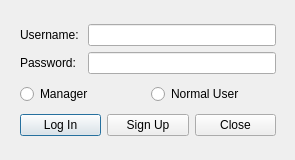
<?xml version="1.0" encoding="UTF-8"?>
<ui version="4.0">
 <class>login</class>
 <widget class="QDialog" name="login">
  <property name="geometry">
   <rect>
    <x>0</x>
    <y>0</y>
    <width>295</width>
    <height>160</height>
   </rect>
  </property>
  <property name="windowTitle">
   <string>Dialog</string>
  </property>
  <widget class="QWidget" name="layoutWidget">
   <property name="geometry">
    <rect>
     <x>20</x>
     <y>20</y>
     <width>256</width>
     <height>121</height>
    </rect>
   </property>
   <layout class="QVBoxLayout" name="verticalLayout">
    <item>
     <layout class="QGridLayout" name="gridLayout">
      <item row="0" column="0">
       <widget class="QLabel" name="label">
        <property name="text">
         <string>Username: </string>
        </property>
       </widget>
      </item>
      <item row="0" column="1">
       <widget class="QLineEdit" name="lUsername"/>
      </item>
      <item row="1" column="1">
       <widget class="QLineEdit" name="lPassword"/>
      </item>
      <item row="1" column="0">
       <widget class="QLabel" name="label_2">
        <property name="text">
         <string>Password: </string>
        </property>
       </widget>
      </item>
     </layout>
    </item>
    <item>
     <layout class="QHBoxLayout" name="horizontalLayout">
      <item>
       <widget class="QRadioButton" name="rManager">
        <property name="text">
         <string>Manager</string>
        </property>
       </widget>
      </item>
      <item>
       <widget class="QRadioButton" name="rNUser">
        <property name="text">
         <string>Normal User</string>
        </property>
       </widget>
      </item>
     </layout>
    </item>
    <item>
     <layout class="QHBoxLayout" name="horizontalLayout_2">
      <item>
       <widget class="QPushButton" name="pLogin">
        <property name="text">
         <string>Log In</string>
        </property>
       </widget>
      </item>
      <item>
       <widget class="QPushButton" name="pSignup">
        <property name="text">
         <string>Sign Up</string>
        </property>
       </widget>
      </item>
      <item>
       <widget class="QPushButton" name="pClose">
        <property name="text">
         <string>Close</string>
        </property>
       </widget>
      </item>
     </layout>
    </item>
   </layout>
  </widget>
 </widget>
 <resources/>
 <connections/>
</ui>
